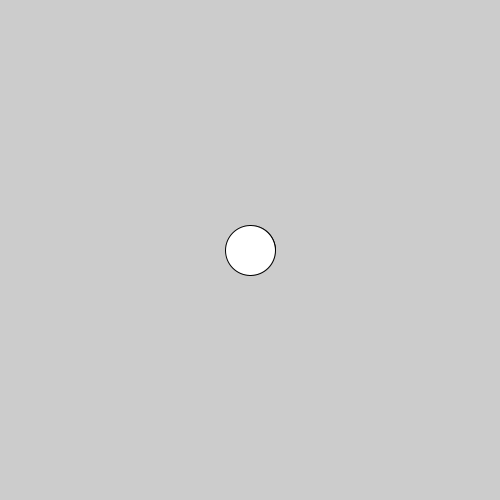
Frame 1 (no input)
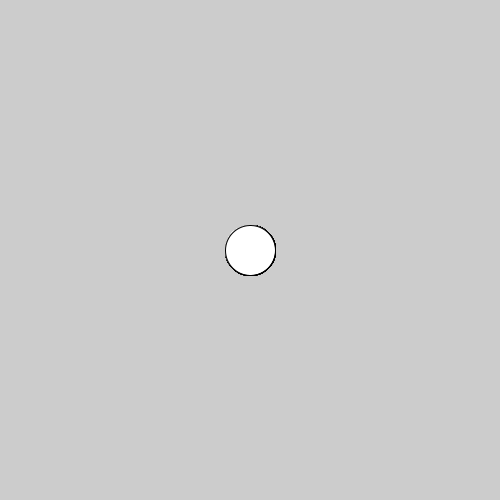
Frame 60 (the mouse pressed at the canvas centre just before this capture)
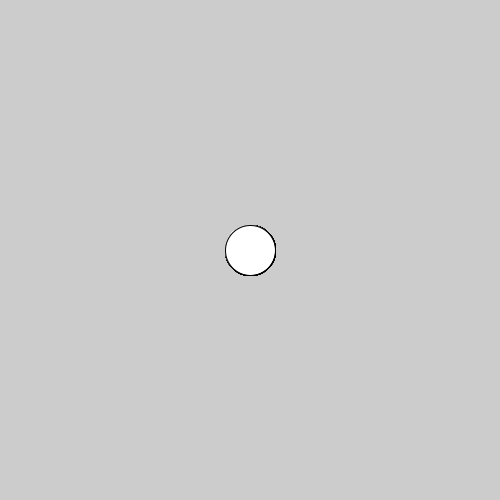
Frame 120 (the mouse held since frame 60 and released just before this capture)

The Processing sketch that drew these frames (run headless with seeded random() and noise(); from frame 60 on, the mouse is pressed at the canvas centre):

// Processing sketch: arc_vs_ellipse
// ── arc_vs_ellipse.pde
/*
* The differences between an ellipse and an arc
* notice that the arc has 2 more parameters: start and stop.
*/
void setup(){
  size(500,500);
}

void draw(){
  arc(width /2, height / 2, 50,50,           radians(180), TWO_PI);
  ellipse(width /2 , height / 2, 50, 50                          );
}
